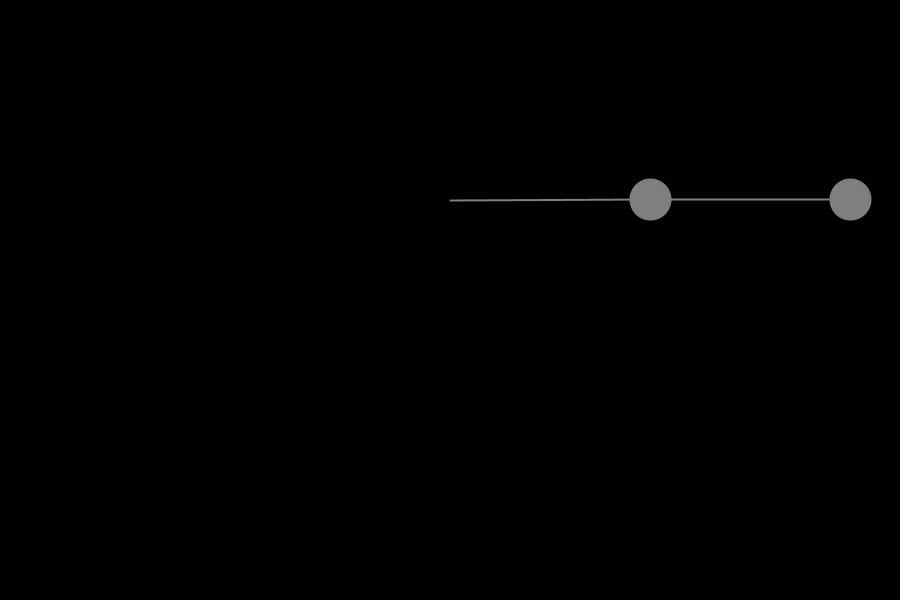
Frame 1 (no input)
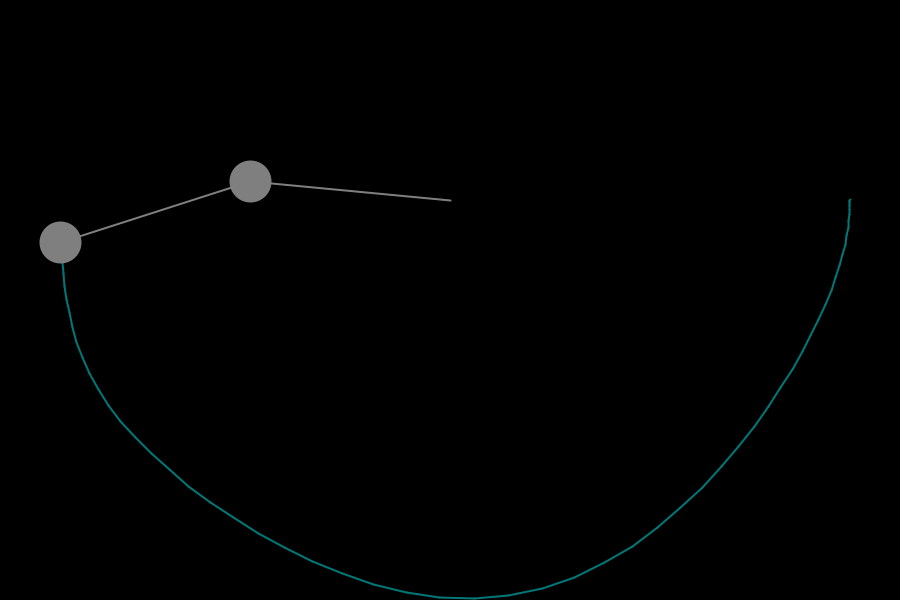
Frame 60 (the mouse pressed at the canvas centre just before this capture)
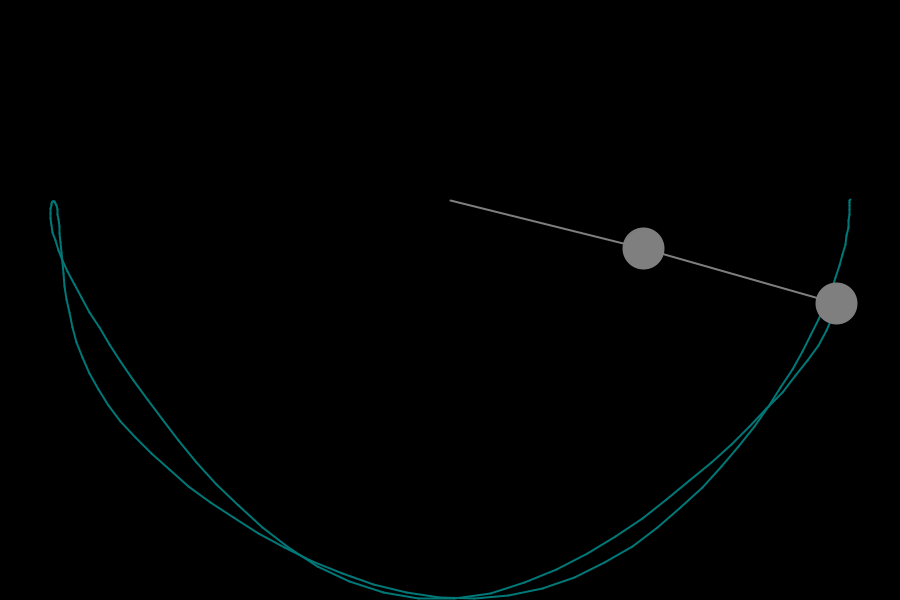
Frame 120 (the mouse held since frame 60 and released just before this capture)

The Processing sketch that drew these frames (run headless with seeded random() and noise(); from frame 60 on, the mouse is pressed at the canvas centre):

// Processing sketch: DoublePendulum
// ── DoublePendulum.pde
float r1 = 200;
float r2 = 200;
float m1 = 40;
float m2 = 40;
float a1 = PI/2;
float a2 = PI/2;
float a1_v = 0;
float a2_v = 0;
float g = 1;

float px2 = -1;
float py2 = -1;
float cx, cy;

PGraphics canvas;

void setup() {
  size(900, 600);
  cx = width/2;
  cy = 200;
  canvas = createGraphics(width, height);
  canvas.beginDraw();
  canvas.background(0);
  canvas.endDraw();
}

void draw() {
  background(0);
  imageMode(CORNER);
  image(canvas, 0, 0, width, height);

  float num1 = -g * (2 * m1 + m2) * sin(a1);
  float num2 = -m2 * g * sin(a1-2*a2);
  float num3 = -2*sin(a1-a2)*m2;
  float num4 = a2_v*a2_v*r2+a1_v*a1_v*r1*cos(a1-a2);
  float den = r1 * (2*m1+m2-m2*cos(2*a1-2*a2));
  float a1_a = (num1 + num2 + num3*num4) / den;

  num1 = 2 * sin(a1-a2);
  num2 = (a1_v*a1_v*r1*(m1+m2));
  num3 = g * (m1 + m2) * cos(a1);
  num4 = a2_v*a2_v*r2*m2*cos(a1-a2);
  den = r2 * (2*m1+m2-m2*cos(2*a1-2*a2));
  float a2_a = (num1*(num2+num3+num4)) / den;

  translate(cx, cy);
  stroke(127);
  strokeWeight(2);

  float x1 = r1 * sin(a1);
  float y1 = r1 * cos(a1);

  float x2 = x1 + r2 * sin(a2);
  float y2 = y1 + r2 * cos(a2);


  line(0, 0, x1, y1);
  fill(127);
  ellipse(x1, y1, m1, m1);

  line(x1, y1, x2, y2);
  fill(127);
  ellipse(x2, y2, m2, m2);

  a1_v += a1_a;
  a2_v += a2_a;
  a1 += a1_v;
  a2 += a2_v;

  // a1_v *= 0.99;
  // a2_v *= 0.99;

  canvas.beginDraw();
  //canvas.background(0, 1);
  canvas.translate(cx, cy);
  canvas.stroke(0, 120, 120);
  canvas.strokeWeight(2);
  if (frameCount > 1) {
    canvas.line(px2, py2, x2, y2);
  }
  canvas.endDraw();


  px2 = x2;
  py2 = y2;
}
